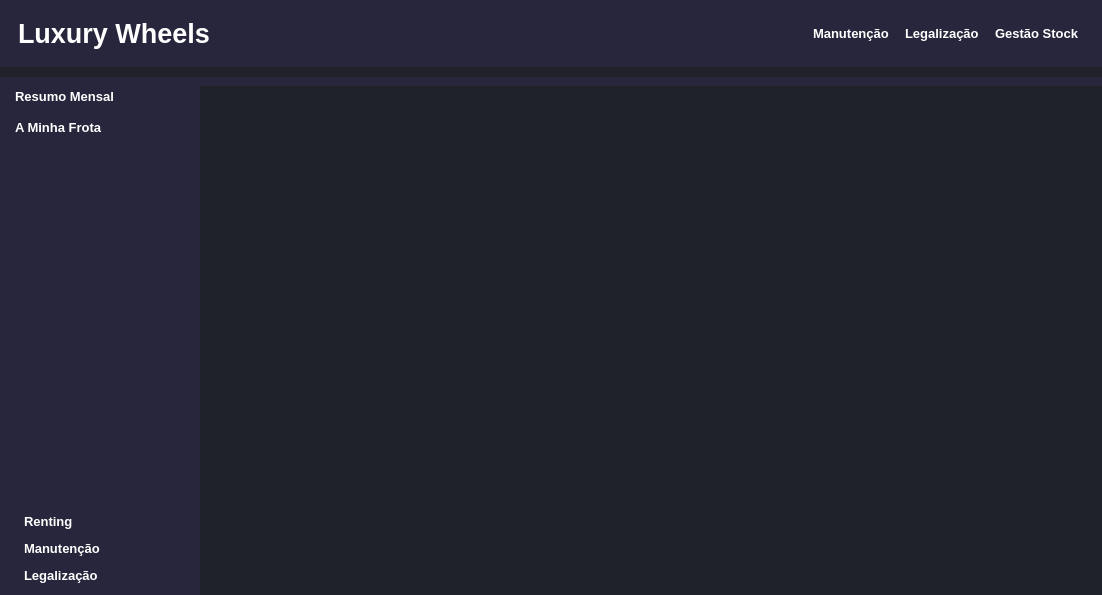
<?xml version="1.0" encoding="UTF-8"?>
<ui version="4.0">
 <class>MainWindow</class>
 <widget class="QMainWindow" name="MainWindow">
  <property name="geometry">
   <rect>
    <x>0</x>
    <y>0</y>
    <width>1102</width>
    <height>595</height>
   </rect>
  </property>
  <property name="windowTitle">
   <string>MainWindow</string>
  </property>
  <property name="styleSheet">
   <string notr="true">*{
	border:none;
	background-color:transparent;
	background: transparent;
	padding:0;
	margin:0;
	color:#fff;
}
#centralwidget, #bodyContent, #kmLineEdit,#matriculaLineEdit, #submeterBtn,#kmLineEdit_2,#matriculaLineEdit_2, #submeterBtn_2,#kmLineEdit_3,#matriculaLineEdit_3,#submeterBtn_3{
	background-color: #1f2329;
}
#header,#mainBody,#frotaCarrosBtn,#frotaMotasBtn, #entregaVeiculo, #manutencaoVeiculo,#legalizacaoVeiculo{
	background-color:#27263c;
}
QPushButton{
	text-align:left;
	padding:3px 5px;
}
#frotaCarrosBtn,#frotaMotasBtn, #submeterBtn,#submeterBtn_2,#submeterBtn_3{
	border-radius: 12px;
	border: 2px solid #0080FF;
}
#tableWidget_2{
	margin-left: 55px;
}

</string>
  </property>
  <property name="tabShape">
   <enum>QTabWidget::Rounded</enum>
  </property>
  <property name="unifiedTitleAndToolBarOnMac">
   <bool>false</bool>
  </property>
  <widget class="QWidget" name="centralwidget">
   <layout class="QVBoxLayout" name="verticalLayout">
    <property name="spacing">
     <number>10</number>
    </property>
    <property name="leftMargin">
     <number>0</number>
    </property>
    <property name="topMargin">
     <number>0</number>
    </property>
    <property name="rightMargin">
     <number>0</number>
    </property>
    <property name="bottomMargin">
     <number>0</number>
    </property>
    <item alignment="Qt::AlignTop">
     <widget class="QWidget" name="header" native="true">
      <property name="sizePolicy">
       <sizepolicy hsizetype="Preferred" vsizetype="Preferred">
        <horstretch>0</horstretch>
        <verstretch>0</verstretch>
       </sizepolicy>
      </property>
      <layout class="QHBoxLayout" name="horizontalLayout">
       <item alignment="Qt::AlignLeft">
        <widget class="QFrame" name="frame_2">
         <property name="frameShape">
          <enum>QFrame::StyledPanel</enum>
         </property>
         <property name="frameShadow">
          <enum>QFrame::Raised</enum>
         </property>
         <layout class="QHBoxLayout" name="horizontalLayout_4">
          <item>
           <widget class="QLabel" name="marcaLabel">
            <property name="font">
             <font>
              <family>Tahoma</family>
              <pointsize>20</pointsize>
              <bold>true</bold>
             </font>
            </property>
            <property name="text">
             <string>Luxury Wheels</string>
            </property>
           </widget>
          </item>
         </layout>
        </widget>
       </item>
       <item alignment="Qt::AlignRight">
        <widget class="QFrame" name="frame">
         <property name="frameShape">
          <enum>QFrame::StyledPanel</enum>
         </property>
         <property name="frameShadow">
          <enum>QFrame::Raised</enum>
         </property>
         <layout class="QHBoxLayout" name="horizontalLayout_3">
          <item>
           <widget class="QPushButton" name="manutencaoHeaderBtn">
            <property name="font">
             <font>
              <family>Tahoma</family>
              <pointsize>10</pointsize>
              <bold>true</bold>
             </font>
            </property>
            <property name="text">
             <string>Manutenção</string>
            </property>
            <property name="iconSize">
             <size>
              <width>27</width>
              <height>27</height>
             </size>
            </property>
           </widget>
          </item>
          <item>
           <widget class="QPushButton" name="legalizacaoHeaderBtn">
            <property name="font">
             <font>
              <family>Tahoma</family>
              <pointsize>10</pointsize>
              <bold>true</bold>
             </font>
            </property>
            <property name="text">
             <string>Legalização</string>
            </property>
            <property name="iconSize">
             <size>
              <width>27</width>
              <height>27</height>
             </size>
            </property>
           </widget>
          </item>
          <item>
           <widget class="QPushButton" name="stockHeaderBtn">
            <property name="font">
             <font>
              <family>Tahoma</family>
              <pointsize>10</pointsize>
              <bold>true</bold>
             </font>
            </property>
            <property name="text">
             <string>Gestão Stock</string>
            </property>
            <property name="icon">
             <iconset>
              <normaloff>:/icon/icons/original_svg/book-open.svg</normaloff>:/icon/icons/original_svg/book-open.svg</iconset>
            </property>
            <property name="iconSize">
             <size>
              <width>27</width>
              <height>27</height>
             </size>
            </property>
           </widget>
          </item>
         </layout>
        </widget>
       </item>
      </layout>
     </widget>
    </item>
    <item>
     <widget class="QWidget" name="mainBody" native="true">
      <property name="sizePolicy">
       <sizepolicy hsizetype="Preferred" vsizetype="Expanding">
        <horstretch>0</horstretch>
        <verstretch>0</verstretch>
       </sizepolicy>
      </property>
      <layout class="QHBoxLayout" name="horizontalLayout_2">
       <property name="spacing">
        <number>0</number>
       </property>
       <property name="leftMargin">
        <number>0</number>
       </property>
       <property name="rightMargin">
        <number>0</number>
       </property>
       <property name="bottomMargin">
        <number>0</number>
       </property>
       <item>
        <widget class="QWidget" name="leftMenu" native="true">
         <property name="minimumSize">
          <size>
           <width>200</width>
           <height>0</height>
          </size>
         </property>
         <layout class="QVBoxLayout" name="verticalLayout_3">
          <property name="spacing">
           <number>0</number>
          </property>
          <property name="leftMargin">
           <number>0</number>
          </property>
          <property name="topMargin">
           <number>0</number>
          </property>
          <property name="rightMargin">
           <number>0</number>
          </property>
          <property name="bottomMargin">
           <number>0</number>
          </property>
          <item>
           <widget class="QWidget" name="widget" native="true">
            <layout class="QVBoxLayout" name="verticalLayout_4">
             <property name="spacing">
              <number>0</number>
             </property>
             <property name="leftMargin">
              <number>10</number>
             </property>
             <property name="topMargin">
              <number>0</number>
             </property>
             <property name="rightMargin">
              <number>0</number>
             </property>
             <property name="bottomMargin">
              <number>0</number>
             </property>
             <item>
              <widget class="QFrame" name="frame_3">
               <property name="frameShape">
                <enum>QFrame::StyledPanel</enum>
               </property>
               <property name="frameShadow">
                <enum>QFrame::Raised</enum>
               </property>
               <layout class="QVBoxLayout" name="verticalLayout_5">
                <property name="spacing">
                 <number>10</number>
                </property>
                <property name="leftMargin">
                 <number>0</number>
                </property>
                <property name="topMargin">
                 <number>0</number>
                </property>
                <property name="rightMargin">
                 <number>0</number>
                </property>
                <property name="bottomMargin">
                 <number>0</number>
                </property>
                <item>
                 <widget class="QPushButton" name="resumoBtn">
                  <property name="font">
                   <font>
                    <pointsize>10</pointsize>
                    <bold>true</bold>
                   </font>
                  </property>
                  <property name="text">
                   <string>Resumo Mensal</string>
                  </property>
                  <property name="iconSize">
                   <size>
                    <width>21</width>
                    <height>21</height>
                   </size>
                  </property>
                 </widget>
                </item>
                <item>
                 <widget class="QPushButton" name="frotaBtn">
                  <property name="font">
                   <font>
                    <pointsize>10</pointsize>
                    <bold>true</bold>
                   </font>
                  </property>
                  <property name="text">
                   <string>A Minha Frota</string>
                  </property>
                  <property name="iconSize">
                   <size>
                    <width>21</width>
                    <height>21</height>
                   </size>
                  </property>
                 </widget>
                </item>
               </layout>
              </widget>
             </item>
             <item>
              <spacer name="verticalSpacer">
               <property name="orientation">
                <enum>Qt::Vertical</enum>
               </property>
               <property name="sizeType">
                <enum>QSizePolicy::Expanding</enum>
               </property>
               <property name="sizeHint" stdset="0">
                <size>
                 <width>20</width>
                 <height>40</height>
                </size>
               </property>
              </spacer>
             </item>
             <item>
              <widget class="QFrame" name="frame_4">
               <property name="frameShape">
                <enum>QFrame::StyledPanel</enum>
               </property>
               <property name="frameShadow">
                <enum>QFrame::Raised</enum>
               </property>
               <layout class="QVBoxLayout" name="verticalLayout_6">
                <item>
                 <widget class="QPushButton" name="rentingBtn">
                  <property name="font">
                   <font>
                    <pointsize>10</pointsize>
                    <bold>true</bold>
                   </font>
                  </property>
                  <property name="text">
                   <string>Renting</string>
                  </property>
                  <property name="iconSize">
                   <size>
                    <width>21</width>
                    <height>21</height>
                   </size>
                  </property>
                 </widget>
                </item>
                <item>
                 <widget class="QPushButton" name="manutencaoBtn">
                  <property name="font">
                   <font>
                    <pointsize>10</pointsize>
                    <bold>true</bold>
                   </font>
                  </property>
                  <property name="text">
                   <string>Manutenção</string>
                  </property>
                  <property name="iconSize">
                   <size>
                    <width>21</width>
                    <height>21</height>
                   </size>
                  </property>
                 </widget>
                </item>
                <item>
                 <widget class="QPushButton" name="legalizacaoBtn">
                  <property name="font">
                   <font>
                    <pointsize>10</pointsize>
                    <bold>true</bold>
                   </font>
                  </property>
                  <property name="text">
                   <string>Legalização</string>
                  </property>
                  <property name="iconSize">
                   <size>
                    <width>21</width>
                    <height>21</height>
                   </size>
                  </property>
                 </widget>
                </item>
               </layout>
              </widget>
             </item>
            </layout>
           </widget>
          </item>
         </layout>
        </widget>
       </item>
       <item>
        <widget class="QWidget" name="bodyContent" native="true">
         <layout class="QVBoxLayout" name="verticalLayout_2">
          <item>
           <widget class="QStackedWidget" name="stackedWidget">
            <property name="currentIndex">
             <number>0</number>
            </property>
            <widget class="QWidget" name="pagResumo">
             <widget class="QWidget" name="gridLayoutWidget">
              <property name="geometry">
               <rect>
                <x>-1</x>
                <y>-1</y>
                <width>881</width>
                <height>481</height>
               </rect>
              </property>
              <layout class="QGridLayout" name="gridLayout"/>
             </widget>
            </widget>
            <widget class="QWidget" name="pagFrota">
             <widget class="QFrame" name="frame_5">
              <property name="geometry">
               <rect>
                <x>0</x>
                <y>10</y>
                <width>881</width>
                <height>421</height>
               </rect>
              </property>
              <property name="frameShape">
               <enum>QFrame::StyledPanel</enum>
              </property>
              <property name="frameShadow">
               <enum>QFrame::Raised</enum>
              </property>
              <layout class="QHBoxLayout" name="horizontalLayout_6">
               <property name="leftMargin">
                <number>0</number>
               </property>
               <property name="topMargin">
                <number>10</number>
               </property>
               <property name="rightMargin">
                <number>0</number>
               </property>
               <property name="bottomMargin">
                <number>10</number>
               </property>
               <item>
                <widget class="QTableWidget" name="tabelaFrota">
                 <property name="sizePolicy">
                  <sizepolicy hsizetype="Expanding" vsizetype="Expanding">
                   <horstretch>0</horstretch>
                   <verstretch>0</verstretch>
                  </sizepolicy>
                 </property>
                 <property name="font">
                  <font>
                   <family>Tahoma</family>
                   <pointsize>8</pointsize>
                  </font>
                 </property>
                 <property name="styleSheet">
                  <string notr="true">color:#55aaff
</string>
                 </property>
                 <attribute name="horizontalHeaderDefaultSectionSize">
                  <number>88</number>
                 </attribute>
                 <attribute name="verticalHeaderDefaultSectionSize">
                  <number>30</number>
                 </attribute>
                 <column>
                  <property name="text">
                   <string>Id Veiculo</string>
                  </property>
                 </column>
                 <column>
                  <property name="text">
                   <string>Categoria</string>
                  </property>
                 </column>
                 <column>
                  <property name="text">
                   <string>Marca</string>
                  </property>
                 </column>
                 <column>
                  <property name="text">
                   <string>Modelo</string>
                  </property>
                 </column>
                 <column>
                  <property name="text">
                   <string>Disponivel</string>
                  </property>
                 </column>
                 <column>
                  <property name="text">
                   <string>Matrícula</string>
                  </property>
                 </column>
                 <column>
                  <property name="text">
                   <string>Km</string>
                  </property>
                 </column>
                 <column>
                  <property name="text">
                   <string>Última Revisão</string>
                  </property>
                 </column>
                 <column>
                  <property name="text">
                   <string>Legalização €</string>
                  </property>
                 </column>
                 <column>
                  <property name="text">
                   <string>Preço Dia</string>
                  </property>
                 </column>
                </widget>
               </item>
              </layout>
             </widget>
             <widget class="QFrame" name="frame_6">
              <property name="geometry">
               <rect>
                <x>673</x>
                <y>430</y>
                <width>191</width>
                <height>41</height>
               </rect>
              </property>
              <property name="frameShape">
               <enum>QFrame::StyledPanel</enum>
              </property>
              <property name="frameShadow">
               <enum>QFrame::Raised</enum>
              </property>
              <layout class="QHBoxLayout" name="horizontalLayout_5">
               <item alignment="Qt::AlignHCenter">
                <widget class="QPushButton" name="frotaCarrosBtn">
                 <property name="minimumSize">
                  <size>
                   <width>70</width>
                   <height>30</height>
                  </size>
                 </property>
                 <property name="font">
                  <font>
                   <family>Tahoma</family>
                   <pointsize>10</pointsize>
                   <bold>true</bold>
                  </font>
                 </property>
                 <property name="styleSheet">
                  <string notr="true">text-align: center;
</string>
                 </property>
                 <property name="text">
                  <string>Carros</string>
                 </property>
                </widget>
               </item>
               <item alignment="Qt::AlignHCenter">
                <widget class="QPushButton" name="frotaMotasBtn">
                 <property name="minimumSize">
                  <size>
                   <width>70</width>
                   <height>30</height>
                  </size>
                 </property>
                 <property name="font">
                  <font>
                   <family>Tahoma</family>
                   <pointsize>10</pointsize>
                   <bold>true</bold>
                  </font>
                 </property>
                 <property name="styleSheet">
                  <string notr="true">text-align:center;</string>
                 </property>
                 <property name="text">
                  <string>Motas</string>
                 </property>
                </widget>
               </item>
              </layout>
             </widget>
            </widget>
            <widget class="QWidget" name="pagRenting">
             <widget class="QFrame" name="frame_7">
              <property name="geometry">
               <rect>
                <x>10</x>
                <y>20</y>
                <width>851</width>
                <height>371</height>
               </rect>
              </property>
              <property name="frameShape">
               <enum>QFrame::StyledPanel</enum>
              </property>
              <property name="frameShadow">
               <enum>QFrame::Raised</enum>
              </property>
              <widget class="QTableWidget" name="tableWidget">
               <property name="geometry">
                <rect>
                 <x>60</x>
                 <y>0</y>
                 <width>871</width>
                 <height>371</height>
                </rect>
               </property>
               <property name="styleSheet">
                <string notr="true">color:#000;
</string>
               </property>
               <attribute name="horizontalHeaderDefaultSectionSize">
                <number>124</number>
               </attribute>
               <column>
                <property name="text">
                 <string>Id Veiculo</string>
                </property>
               </column>
               <column>
                <property name="text">
                 <string>Categoria</string>
                </property>
               </column>
               <column>
                <property name="text">
                 <string>Marca</string>
                </property>
               </column>
               <column>
                <property name="text">
                 <string>Modelo</string>
                </property>
               </column>
               <column>
                <property name="text">
                 <string>Matricula</string>
                </property>
               </column>
               <column>
                <property name="text">
                 <string>Data Devolução</string>
                </property>
               </column>
              </widget>
             </widget>
             <widget class="QWidget" name="entregaVeiculo" native="true">
              <property name="geometry">
               <rect>
                <x>-5</x>
                <y>440</y>
                <width>891</width>
                <height>48</height>
               </rect>
              </property>
              <layout class="QHBoxLayout" name="horizontalLayout_7">
               <property name="spacing">
                <number>21</number>
               </property>
               <property name="leftMargin">
                <number>10</number>
               </property>
               <property name="topMargin">
                <number>10</number>
               </property>
               <property name="rightMargin">
                <number>10</number>
               </property>
               <property name="bottomMargin">
                <number>10</number>
               </property>
               <item>
                <widget class="QLabel" name="tituloLabel">
                 <property name="font">
                  <font>
                   <family>Tahoma</family>
                   <pointsize>11</pointsize>
                   <bold>true</bold>
                  </font>
                 </property>
                 <property name="text">
                  <string>Devolução da viatura</string>
                 </property>
                 <property name="scaledContents">
                  <bool>false</bool>
                 </property>
                 <property name="alignment">
                  <set>Qt::AlignCenter</set>
                 </property>
                 <property name="margin">
                  <number>0</number>
                 </property>
                 <property name="indent">
                  <number>-1</number>
                 </property>
                </widget>
               </item>
               <item>
                <widget class="QLineEdit" name="matriculaLineEdit">
                 <property name="font">
                  <font>
                   <family>Tahoma</family>
                   <pointsize>10</pointsize>
                   <bold>true</bold>
                  </font>
                 </property>
                 <property name="placeholderText">
                  <string>Matricula</string>
                 </property>
                </widget>
               </item>
               <item>
                <widget class="QLineEdit" name="kmLineEdit">
                 <property name="font">
                  <font>
                   <family>Tahoma</family>
                   <pointsize>10</pointsize>
                   <bold>true</bold>
                  </font>
                 </property>
                 <property name="placeholderText">
                  <string>Km</string>
                 </property>
                </widget>
               </item>
               <item>
                <widget class="QPushButton" name="submeterBtn">
                 <property name="minimumSize">
                  <size>
                   <width>85</width>
                   <height>30</height>
                  </size>
                 </property>
                 <property name="font">
                  <font>
                   <family>Tahoma</family>
                   <pointsize>10</pointsize>
                   <bold>true</bold>
                  </font>
                 </property>
                 <property name="styleSheet">
                  <string notr="true">text-align:center</string>
                 </property>
                 <property name="text">
                  <string>Submeter</string>
                 </property>
                </widget>
               </item>
              </layout>
             </widget>
            </widget>
            <widget class="QWidget" name="pagManutencao">
             <widget class="QWidget" name="manutencaoVeiculo" native="true">
              <property name="geometry">
               <rect>
                <x>0</x>
                <y>440</y>
                <width>891</width>
                <height>48</height>
               </rect>
              </property>
              <layout class="QHBoxLayout" name="horizontalLayout_8">
               <property name="spacing">
                <number>21</number>
               </property>
               <property name="leftMargin">
                <number>10</number>
               </property>
               <property name="topMargin">
                <number>10</number>
               </property>
               <property name="rightMargin">
                <number>10</number>
               </property>
               <property name="bottomMargin">
                <number>10</number>
               </property>
               <item>
                <widget class="QLabel" name="tituloLabel_2">
                 <property name="font">
                  <font>
                   <family>Tahoma</family>
                   <pointsize>11</pointsize>
                   <bold>true</bold>
                  </font>
                 </property>
                 <property name="text">
                  <string>Fim de Manutenção</string>
                 </property>
                 <property name="scaledContents">
                  <bool>false</bool>
                 </property>
                 <property name="alignment">
                  <set>Qt::AlignCenter</set>
                 </property>
                 <property name="margin">
                  <number>0</number>
                 </property>
                 <property name="indent">
                  <number>-1</number>
                 </property>
                </widget>
               </item>
               <item>
                <widget class="QLineEdit" name="matriculaLineEdit_2">
                 <property name="font">
                  <font>
                   <family>Tahoma</family>
                   <pointsize>10</pointsize>
                   <bold>true</bold>
                  </font>
                 </property>
                 <property name="placeholderText">
                  <string>Matricula</string>
                 </property>
                </widget>
               </item>
               <item>
                <widget class="QLineEdit" name="kmLineEdit_2">
                 <property name="font">
                  <font>
                   <family>Tahoma</family>
                   <pointsize>10</pointsize>
                   <bold>true</bold>
                  </font>
                 </property>
                 <property name="styleSheet">
                  <string notr="true"/>
                 </property>
                 <property name="placeholderText">
                  <string>Km</string>
                 </property>
                </widget>
               </item>
               <item>
                <widget class="QPushButton" name="submeterBtn_2">
                 <property name="minimumSize">
                  <size>
                   <width>85</width>
                   <height>30</height>
                  </size>
                 </property>
                 <property name="font">
                  <font>
                   <family>Tahoma</family>
                   <pointsize>10</pointsize>
                   <bold>true</bold>
                  </font>
                 </property>
                 <property name="styleSheet">
                  <string notr="true">text-align:center</string>
                 </property>
                 <property name="text">
                  <string>Submeter</string>
                 </property>
                </widget>
               </item>
              </layout>
             </widget>
             <widget class="QFrame" name="frame_8">
              <property name="geometry">
               <rect>
                <x>0</x>
                <y>10</y>
                <width>881</width>
                <height>381</height>
               </rect>
              </property>
              <property name="frameShape">
               <enum>QFrame::StyledPanel</enum>
              </property>
              <property name="frameShadow">
               <enum>QFrame::Raised</enum>
              </property>
              <layout class="QVBoxLayout" name="verticalLayout_7">
               <item>
                <widget class="QTableWidget" name="tableWidget_2">
                 <property name="styleSheet">
                  <string notr="true">color:#0080FF;</string>
                 </property>
                 <attribute name="horizontalHeaderDefaultSectionSize">
                  <number>123</number>
                 </attribute>
                 <column>
                  <property name="text">
                   <string>Id Veiculo</string>
                  </property>
                 </column>
                 <column>
                  <property name="text">
                   <string>Categoria</string>
                  </property>
                 </column>
                 <column>
                  <property name="text">
                   <string>Marca</string>
                  </property>
                 </column>
                 <column>
                  <property name="text">
                   <string>Modelo</string>
                  </property>
                 </column>
                 <column>
                  <property name="text">
                   <string>Matricula</string>
                  </property>
                 </column>
                 <column>
                  <property name="text">
                   <string>Fim Manutenção</string>
                  </property>
                 </column>
                </widget>
               </item>
              </layout>
             </widget>
            </widget>
            <widget class="QWidget" name="pagLegalizacao">
             <widget class="QWidget" name="legalizacaoVeiculo" native="true">
              <property name="geometry">
               <rect>
                <x>0</x>
                <y>440</y>
                <width>881</width>
                <height>48</height>
               </rect>
              </property>
              <layout class="QHBoxLayout" name="horizontalLayout_9">
               <property name="spacing">
                <number>21</number>
               </property>
               <property name="leftMargin">
                <number>10</number>
               </property>
               <property name="topMargin">
                <number>10</number>
               </property>
               <property name="rightMargin">
                <number>10</number>
               </property>
               <property name="bottomMargin">
                <number>10</number>
               </property>
               <item>
                <widget class="QLabel" name="tituloLabel_3">
                 <property name="font">
                  <font>
                   <family>Tahoma</family>
                   <pointsize>11</pointsize>
                   <bold>true</bold>
                  </font>
                 </property>
                 <property name="text">
                  <string>Legalização da Viatura</string>
                 </property>
                 <property name="scaledContents">
                  <bool>false</bool>
                 </property>
                 <property name="alignment">
                  <set>Qt::AlignCenter</set>
                 </property>
                 <property name="margin">
                  <number>0</number>
                 </property>
                 <property name="indent">
                  <number>-1</number>
                 </property>
                </widget>
               </item>
               <item>
                <widget class="QLineEdit" name="matriculaLineEdit_3">
                 <property name="font">
                  <font>
                   <family>Tahoma</family>
                   <pointsize>10</pointsize>
                   <bold>true</bold>
                  </font>
                 </property>
                 <property name="placeholderText">
                  <string>Matricula</string>
                 </property>
                </widget>
               </item>
               <item>
                <widget class="QLineEdit" name="kmLineEdit_3">
                 <property name="font">
                  <font>
                   <family>Tahoma</family>
                   <pointsize>10</pointsize>
                   <bold>true</bold>
                  </font>
                 </property>
                 <property name="styleSheet">
                  <string notr="true"/>
                 </property>
                 <property name="placeholderText">
                  <string>Km</string>
                 </property>
                </widget>
               </item>
               <item>
                <widget class="QDateEdit" name="dataLegalizacao">
                 <property name="font">
                  <font>
                   <family>Tahoma</family>
                   <pointsize>10</pointsize>
                   <bold>true</bold>
                  </font>
                 </property>
                 <property name="dateTime">
                  <datetime>
                   <hour>0</hour>
                   <minute>0</minute>
                   <second>0</second>
                   <year>2024</year>
                   <month>1</month>
                   <day>1</day>
                  </datetime>
                 </property>
                </widget>
               </item>
               <item>
                <widget class="QPushButton" name="submeterBtn_3">
                 <property name="minimumSize">
                  <size>
                   <width>85</width>
                   <height>30</height>
                  </size>
                 </property>
                 <property name="font">
                  <font>
                   <family>Tahoma</family>
                   <pointsize>10</pointsize>
                   <bold>true</bold>
                  </font>
                 </property>
                 <property name="styleSheet">
                  <string notr="true">text-align:center</string>
                 </property>
                 <property name="text">
                  <string>Submeter</string>
                 </property>
                </widget>
               </item>
              </layout>
             </widget>
             <widget class="QFrame" name="frame_9">
              <property name="geometry">
               <rect>
                <x>0</x>
                <y>10</y>
                <width>881</width>
                <height>401</height>
               </rect>
              </property>
              <property name="frameShape">
               <enum>QFrame::StyledPanel</enum>
              </property>
              <property name="frameShadow">
               <enum>QFrame::Raised</enum>
              </property>
              <layout class="QVBoxLayout" name="verticalLayout_8">
               <item>
                <widget class="QTableWidget" name="tableWidget_3">
                 <property name="styleSheet">
                  <string notr="true">color:#000;</string>
                 </property>
                 <attribute name="horizontalHeaderDefaultSectionSize">
                  <number>107</number>
                 </attribute>
                 <column>
                  <property name="text">
                   <string>Id Veiculo</string>
                  </property>
                 </column>
                 <column>
                  <property name="text">
                   <string>Categoria</string>
                  </property>
                 </column>
                 <column>
                  <property name="text">
                   <string>Marca</string>
                  </property>
                 </column>
                 <column>
                  <property name="text">
                   <string>Modelo</string>
                  </property>
                 </column>
                 <column>
                  <property name="text">
                   <string>Matricula</string>
                  </property>
                 </column>
                 <column>
                  <property name="text">
                   <string>Km</string>
                  </property>
                 </column>
                 <column>
                  <property name="text">
                   <string>Última Legalização</string>
                  </property>
                 </column>
                 <column>
                  <property name="text">
                   <string>Preço Legalização</string>
                  </property>
                 </column>
                </widget>
               </item>
              </layout>
             </widget>
            </widget>
           </widget>
          </item>
         </layout>
        </widget>
       </item>
      </layout>
     </widget>
    </item>
   </layout>
  </widget>
 </widget>
 <resources/>
 <connections/>
</ui>
